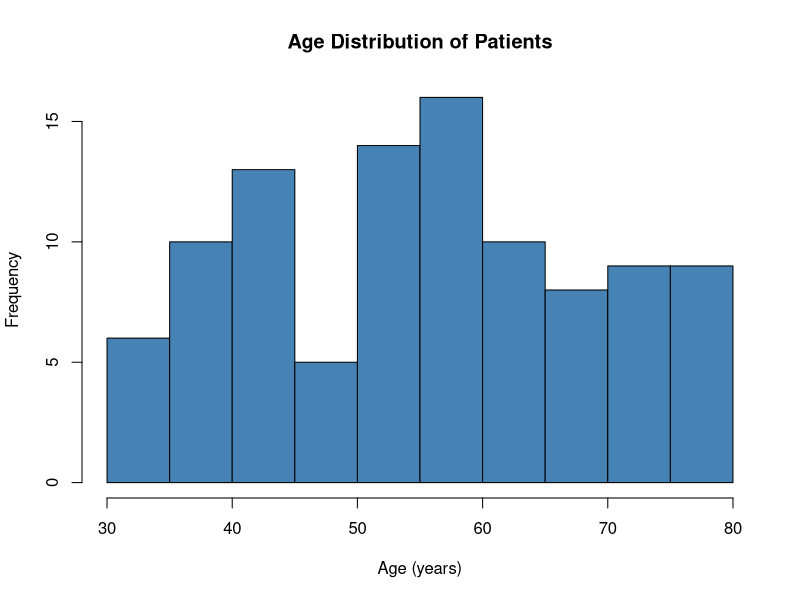

Write the R code that produced this figure.
#create a histogram
set.seed(123)

#generate 100 random ages between 30 and 80
patient_ages <- sample(30:80, size = 100,replace = TRUE)

hist( patient_ages,
      breaks = 10, #number of bins
      col = "steelblue",
      main = "Age Distribution of Patients",
      xlab = "Age (years)",
      ylab = "Frequency",
      border = "black")

      